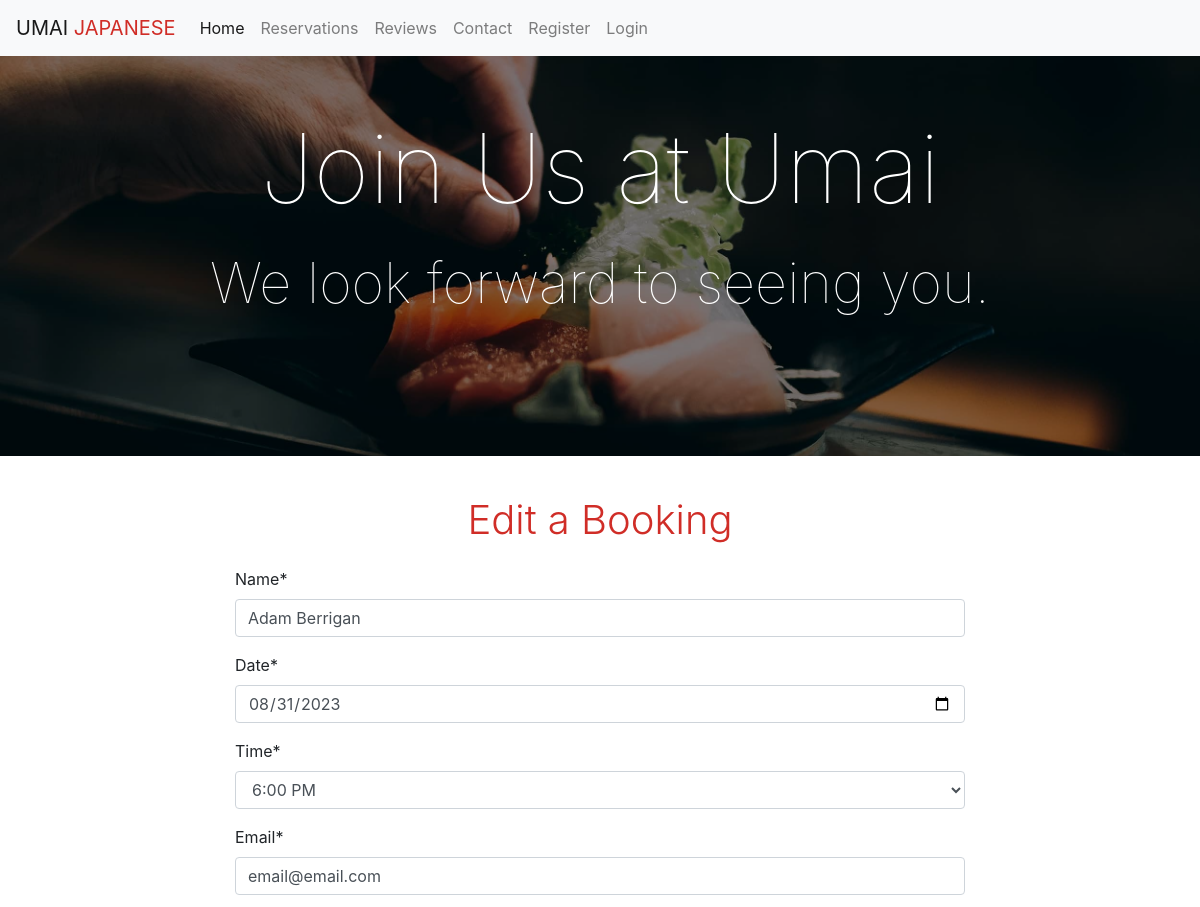
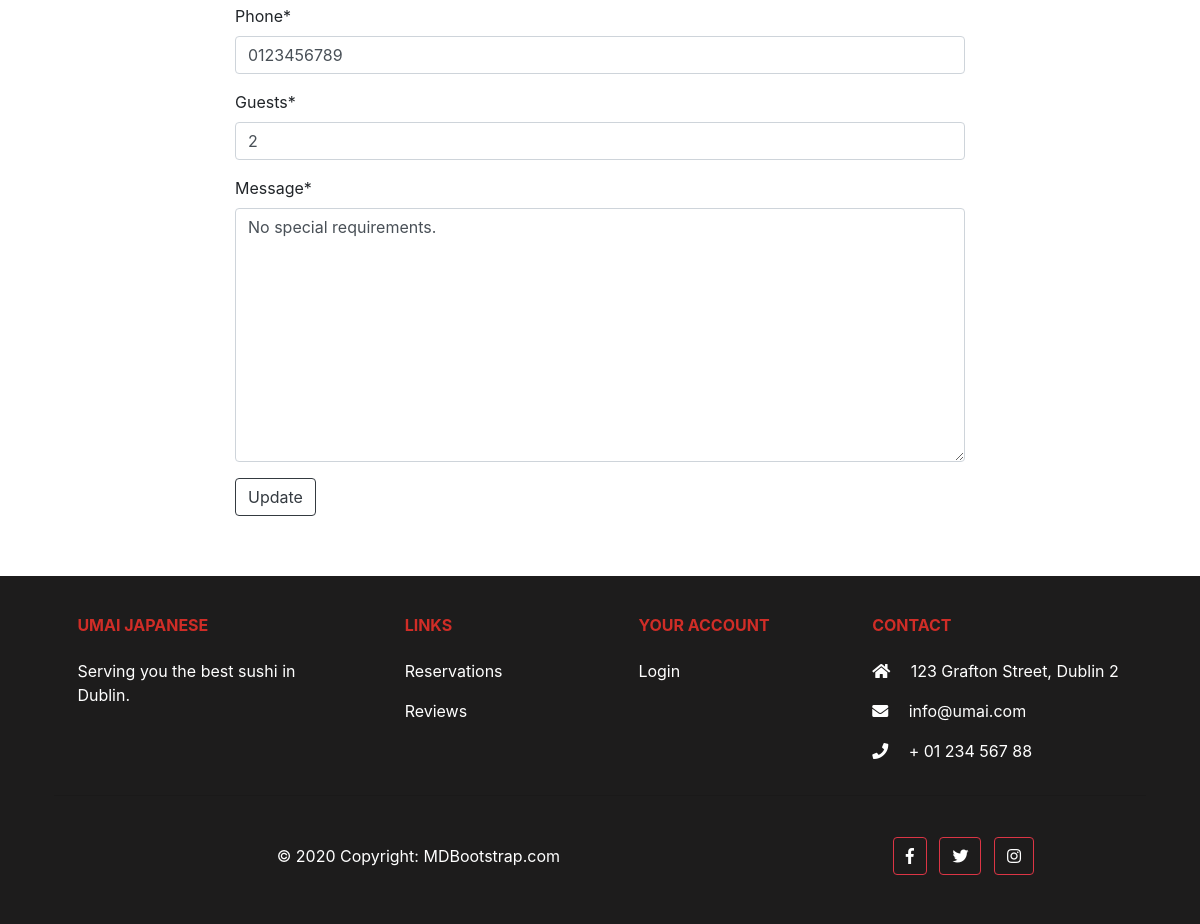
The page /edit/3 on the database its author committed (2 pictures, top to bottom).
### restaurant/models.py (models this page shows, shortened)
class Booking(models.Model):
    name = models.CharField(max_length=50)
    email = models.EmailField()
    phone = models.CharField(max_length=50)
    guests = models.IntegerField(default='1')
    date = models.DateField(default=datetime.now)
    time = models.CharField(max_length=10, choices=TIMES, default="3 PM")
    message = models.TextField()
    created_by = models.ForeignKey(User, on_delete=models.CASCADE, null=True)

### restaurant/views.py (the view)
# urls.py: path('edit/<booking_id>', views.edit_booking, name='edit_booking'),
def edit_booking(request, booking_id):
    booking = get_object_or_404(Booking, id=booking_id)
    if request.method == 'POST':
        form = BookingForm(request.POST, instance=booking)
        if form.is_valid():
            form.save()
            return redirect('view_booking')
    form = BookingForm(instance=booking)
    context = {
        'form': form
    }
    return render(request, 'edit_booking.html', context)

### restaurant/forms.py
class BookingForm(forms.ModelForm):
    class Meta:
        model = Booking
        fields = ('name', 'date', 'time', 'email', 'phone', 'guests', 'message', )
        widgets = {
            'date': DateInput()
        }

### templates/edit_booking.html (shortened to what this page needs)
{% extends 'base.html' %}
{% block content %}
{% load crispy_forms_tags %}
<div class="container-fluid container-padding hero-image-booking">
  <div class="opaque-overlay">&nbsp;</div>
    <div class="row">
      <div class="col-12">
          <section class="jumbotron text-center">
            <h1 class="display-1 text-white">Join Us at Umai</h1>
            <p class="display-4 text-white">We look forward to seeing you.</p>
          </section>
      </div>
    </div>
  </div>
<div class="container container-padding">
  <div class="row">
    <div class="col-md-8 mt-3 offset-md-2">
      <h1>Edit a Booking</h1>
      <form method="POST">
        {{ form | crispy }}
        <button type="submit" class="btn btn-outline-dark">Update</button>
      </form>
    </div>
  </div>
</div>
{%endblock%}

### static/css/style.css (style rules this page uses)
body { background-color: #ffffff; }
.jumbotron { background-color: transparent; }
.opaque-overlay { position: absolute; top: 0; left: 0; height: 100%; width: 100%; background-color: rgba(0, 0, 0, 0.5); }
.hero-image-booking { height: 50vh; background: url('../images/sushi2.jpg') no-repeat center; -webkit-background-size: cover; -moz-background-size: cover; -o-background-size: cover; background-size: cover; display: flex; align-items: center; justify-content: center; position: relative; }
h1 { font-weight: 300; text-align: center; color: #d02d27; padding-bottom: 2%; }
.display-1 { font-weight: 100; }
.display-4 { font-weight: 100; }
.container-padding { padding-top: 2%; padding-bottom: 5%; }

### rows shown on the page
Booking: name "Adam Berrigan", date "08/31/2023", time "6:00 PM", email "email@email.com", phone "0123456789", guests "2", message "No special requirements."
